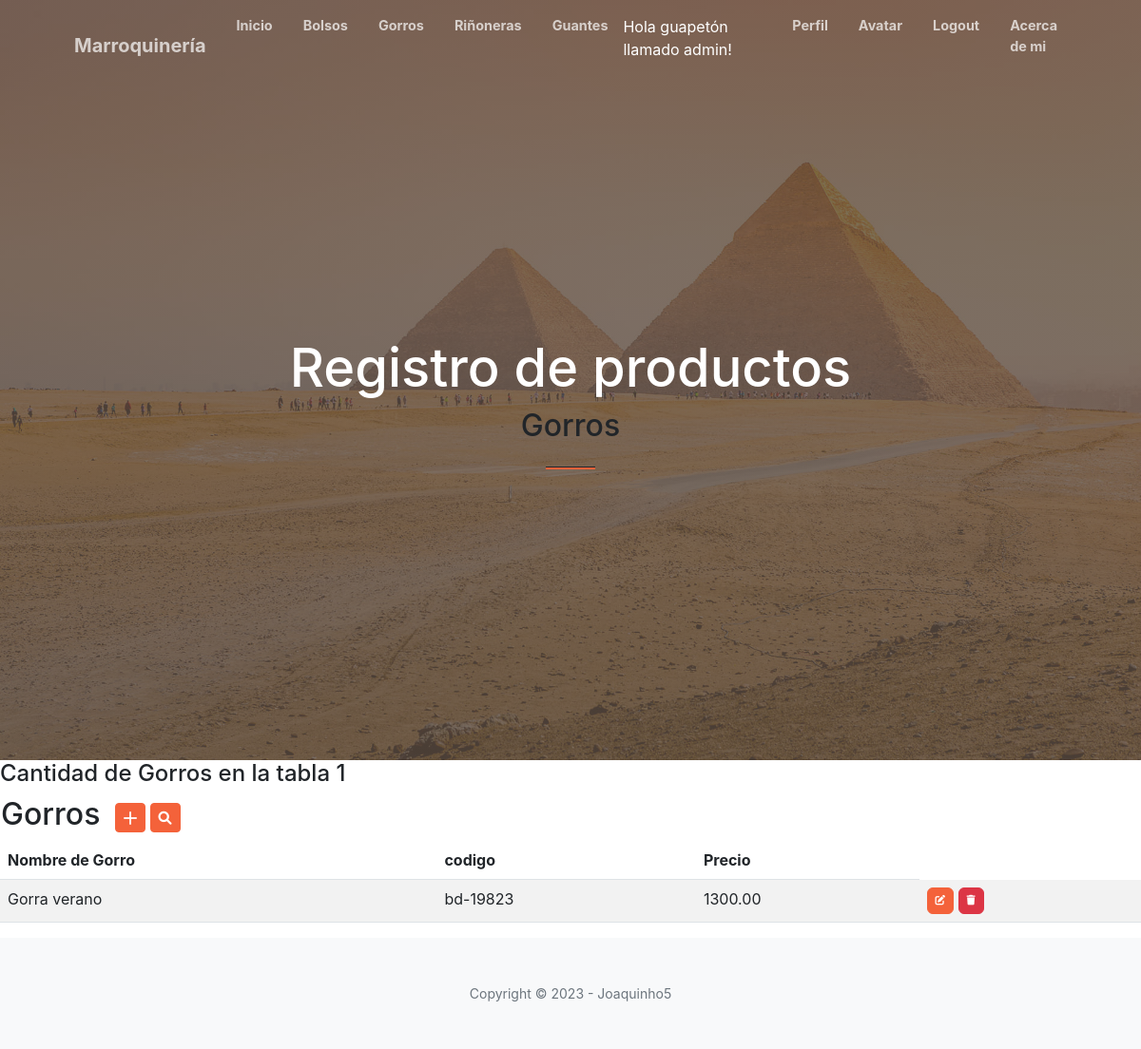
The app's page /gorros/ (signed in), older data.
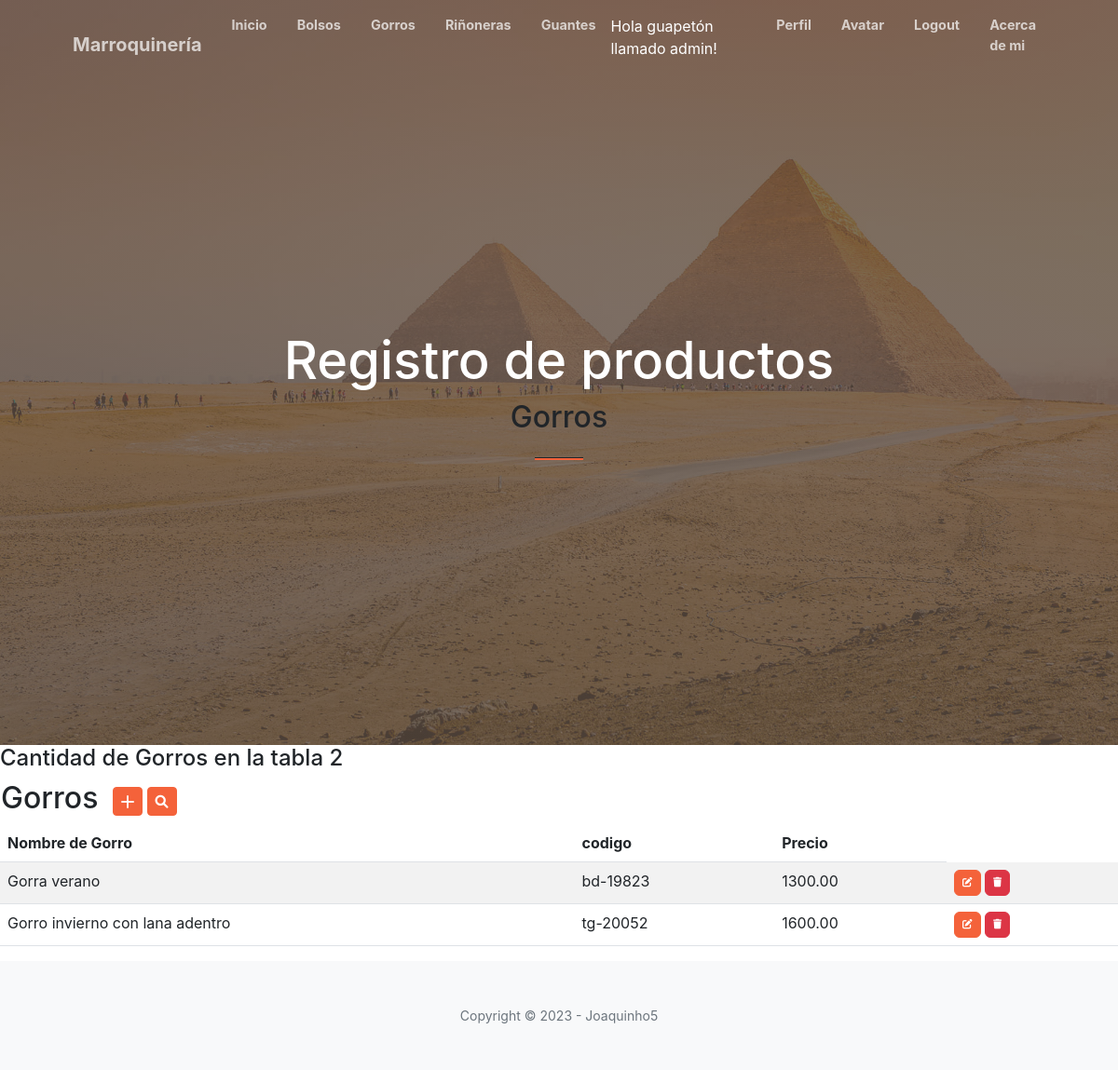
The same page, newer data.
### aplicacion/models.py (models this page shows, shortened)
class Gorro(models.Model):
    nombre = models.CharField(max_length=200)
    codigo = models.CharField(max_length=200)
    precio = models.DecimalField(max_digits=10, decimal_places=2)

### aplicacion/views.py (the view)
# urls.py: path('gorros/', gorro, name="gorro"),
@login_required
def gorro(request):
    contexto = {'Gorros': Gorro.objects.all()}
    return render(request, "aplicacion/gorro.html", contexto)

### aplicacion/templates/aplicacion/gorro.html (shortened to what this page needs)
{% extends 'aplicacion/base.html' %}
{% load static %}
{% block titulo %}
    Gorros
{% endblock titulo %}
{% block contenido %}
<h4>Cantidad de Gorros en la tabla {{ Gorros|length }}</h4>
<table>
    <tr>
        <td width="120"><h2>Gorros</h2></td>
        <td>
            <a href="{% url 'createGorro' %}" class="btn btn-primary btn-sm">
                <i class="bi bi-plus-lg" title="New Record"></i>
            </a>
            <a href="{% url 'buscar_gorro' %}" class="btn btn-primary btn-sm">
                <i class="fa-solid fa-magnifying-glass"></i>
            </a>
        </td>
    </tr>
</table>
<table class="table table-striped">
    <thead>
        <tr>
            <th>Nombre de Gorro</th>
            <th>codigo</th>
            <th>Precio</th>
        </tr>
    </thead>
    <tbody>
{% for g in Gorros %}
        <tr>
            <td>{{ g.nombre }}</td>
            <td>{{ g.codigo }}</td>
            <td>{{ g.precio }}</td>
            <td>
                <a href="{% url 'updateGorro' g.id %}" class="btn btn-primary" style="--bs-btn-padding-y: .25rem; --bs-btn-padding-x: .5rem; --bs-btn-font-size: .75rem;">
                </a>
                <a href="{% url 'deleteGorro' g.id %}" class="btn btn-danger" style="--bs-btn-padding-y: .25rem; --bs-btn-padding-x: .5rem; --bs-btn-font-size: .75rem;">
                </a>
            </td>
        </tr>
{% endfor %}
    </tbody>
</table>
{% endblock contenido %}

Row changes from the older to the newer data that the page shows:
added Gorro: nombre "Gorro invierno con lana adentro", codigo "tg-20052", precio "1600.00"
Text that changed along with them:
{{ Gorros|length }}: "1" → "2"
